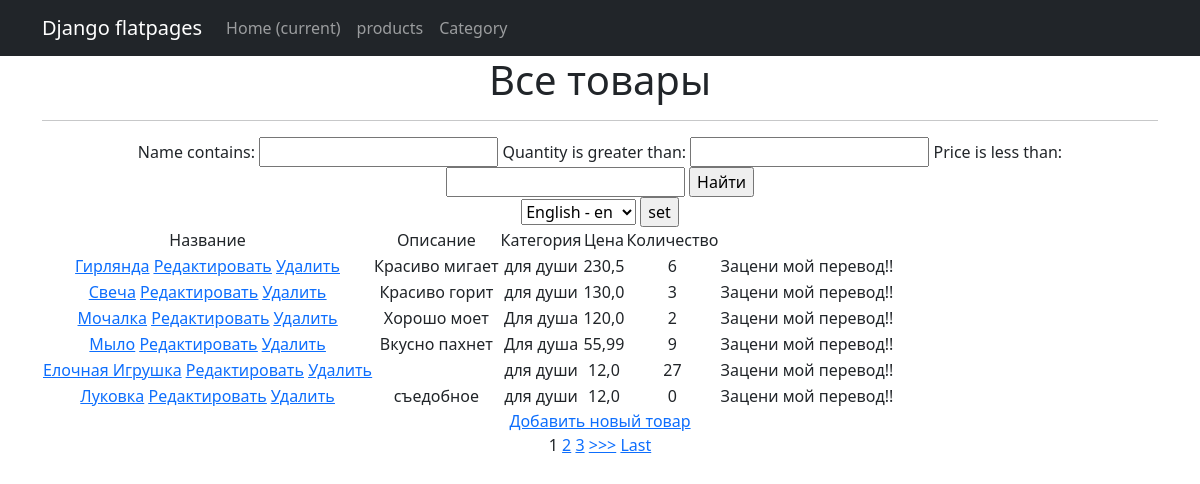
/products/, run on an earlier commit of the app's database.
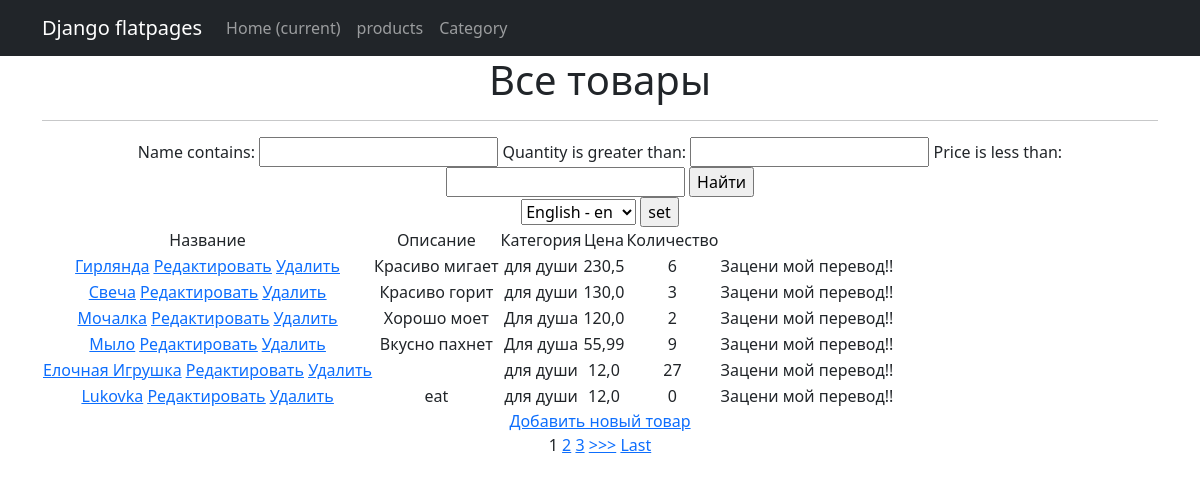
And on a later commit of the database.
### simpleapp/models.py (models this page shows, shortened)
class Product(models.Model):
    name = models.CharField(max_length=200)
    price = models.FloatField(validators=[MinValueValidator(0.0, 'Price should be >= 0.0')])
    quantity = models.IntegerField(validators=[MinValueValidator(0, 'Quantity should be >= 0')])
    category = models.ForeignKey('Category', on_delete=models.CASCADE, verbose_name=pgettext_lazy('help text for Products model', 'This is the help text'))
    description = models.CharField(max_length=200)

class Category(models.Model):
    name = models.CharField(max_length=200, help_text=_('category name'))

### simpleapp/views.py (the view)
# urls.py: path('', Products.as_view()),
class Products(ListView):
    model = Product
    template_name = 'products.html'
    context_object_name = 'products'
    ordering = ['-price']
    paginate_by = 1
    def get_context_data(self, **kwargs):
        context = super().get_context_data(**kwargs)
        context['filter'] = ProductFilter(self.request.GET, queryset=self.get_queryset())
        return context

### simpleapp/templates/products.html (shortened to what this page needs)
{% extends 'flatpages/default.html' %}
{% load custom_filters %}
{% load i18n %}
{% block content %}
    <h1>Все товары</h1>
    <hr>
    {% if products %}
    <form method="GET">
        {{ filter.form }}
        <input type="submit" value="Найти">
    </form>
        <form action="{% url 'set_language' %}" method="POST"> {% csrf_token %}
        <select name="language" id="">
            {% get_available_languages as LANGUAGES %}
            {% get_language_info_list for LANGUAGES as languages %}
            {% for language in languages %}
                <option value="{{ language.code }}" {% if language.code == LANGUAGE_CODE %} selected {% endif %}>
                    {{ language.name_local }} - {{ language.code }}
                </option>
            {% endfor %}
        </select>
        <input type="submit" value="set">
        </form>
        <table>
            <tr>
                <td>
                    Название
                </td>
                <td>
                    Описание
                </td>
                <td>
                    Категория
                </td>
                <td>
                    Цена
                </td>
                <td>
                    Количество
                </td>
            </tr>
        {% for product in filter.qs %}
            <tr>
                <td>
                    <a href="{% url 'product_detail' product.id %}">{{ product.name|title }}</a>
                    <a href="{% url 'product_update' product.id %}"><u>Редактировать</u></a>
                    <a href="{% url 'product_delete' product.id %}"><u> Удалить </u></a>
                </td>
                <td>
                    {{ product.description|truncatechars:15}}
                </td>
                <td>
                    {{ product.category.name }}
                </td>
                <td>
                    {{ product.price }}
                </td>
                <td>
                    {{ product.quantity }}
                </td>
                <td>
                    {% trans "Check out my new cool translation" %}!
                </td>
            </tr>
        {% endfor %}
        </table>
        <a href="{% url 'product_create' %}">Добавить новый товар</a> <br>
        {% if is_paginated %}
        {% for num in page_obj.paginator.page_range %}
            {% if page_obj.number == num %}
                <a>{{ num }}</a>
            {% elif num > page_obj.number|add:'-3' and num < page_obj.number|add:'3' %}
                <a href="?page={{ num }}">{{ num }}</a>
            {% endif %}
        {% endfor %}
        {% if page_obj.has_next %}
            <a href="?page={{ page_obj.next_page_number }}">>>></a>
            <a href="?page={{ page_obj.paginator.num_pages }}">Last</a>
        {% endif %}
{% endif %}
    {% else %}
        <h2>Товаров нет!</h2>
    {% endif %}
{% endblock content %}

What changed in the data, as far as the page shows it:
changed Product: name "Луковка" → "Lukovka"; description "съедобное" → "eat"
